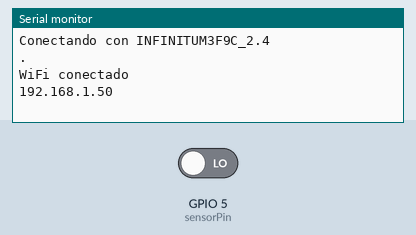
Bench run of a sketch on a simulated ESP8266 (NodeMCU). Shown: the last lines printed to the serial monitor. Inputs (shaded band) come from the test bench; at power-on: GPIO 5 (sensorPin) LOW. WiFi joins after 1.5 s; servers stay silent unless stated; uploads are accepted with an empty reply.

Above: at 3.7 s.
3.8 s: GPIO 5 (sensorPin) driven HIGH
At 7.76 s:
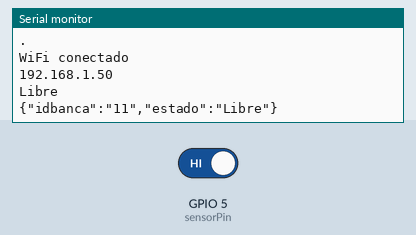
9.4 s: GPIO 5 (sensorPin) driven LOW
At 13.16 s:
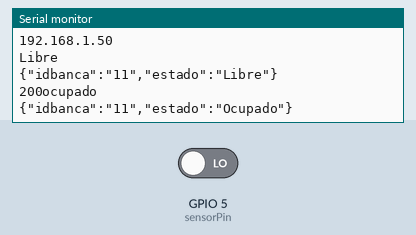

The sketch:

SensorProximidad.ino
```cpp
#include <ArduinoJson.h>


// VERSION DE ARDUINOJSON.H ES LA 501 5-13-2
#include <ArduinoJson.h>
#include <ESP8266HTTPClient.h>
#include <ESP8266WiFi.h>
#include <WiFiClient.h>
// ***************************************CONEXION*********************************
const char* ssid = "INFINITUM3F9C_2.4";
const char* password = "Mariana016";
HTTPClient http;
//****************************************VARIABLES DE CONEXION AL SERVIDOR*****************************************

String server = "http://lelebonita.com:9001/banca";
const int sensorPin = 5;
String estado = "";
boolean st = LOW;
String pru;
void setup() {
  Serial.begin(9600);   //iniciar puerto serie
  pinMode(sensorPin , INPUT);  //definir pin como entrada
  WiFiClient client;
    Serial.begin(9600);
    Serial.print("Conectando con ");
    Serial.println(ssid);
    WiFi.begin(ssid, password);
    while (WiFi.status() != WL_CONNECTED) {
    delay(2500);
    Serial.print(".");
  }
  Serial.println("");
  Serial.println("WiFi conectado");
  Serial.println(WiFi.localIP());
}

void loop(){
  int value = 0;
  value = digitalRead(sensorPin );  //lectura digital de pin
  /*
  if (value == HIGH) {
      Serial.println("Libre");
      estado = "Libre";
      envioDatos();
  }
  else{
    Serial.println("Ocupado");
    estado = "Ocupado";
    envioDatos();
    }*/
  if(value != st){
    if (value == HIGH && st == LOW){
      Serial.println("Libre");
      estado = "Libre";
      envioDatos();
      st = HIGH;
      }
    }
   if ( value == LOW && st == HIGH){
      if(value == LOW){
        Serial.println("ocupado");
        estado = "Ocupado";
        envioDatos();
        st = LOW;
        }
    }

   // st = value;
  delay(5000);
}

void envioDatos(){
  /*
  char json[256];
  StaticJsonBuffer<500> jsonBuffer;
  JsonObject& root = jsonBuffer.createObject();
  root["estado"] = estado;
  root.printTo(json, sizeof(json));
  http.addHeader("Content-Type", "application/json");
  Serial.println("\n");
  Serial.println(json);
  http.begin(server);
  http.POST(json);
  */
  char json[256];
  /*
  DynamicJsonDocument root(1024);
  root["idbanca"] = 11;
  root["estado"] = estado;
  serializeJson(root,Serial);*/
  WiFiClient client;
  HTTPClient http;

  DynamicJsonBuffer jb;
  JsonObject& root = jb.createObject();
  root["idbanca"] = "11";
  root["estado"] = estado;
  root.printTo(json, sizeof(json));
  http.addHeader("Content-Type", "application/json");
  Serial.println("\n");
  Serial.println(json);
  http.begin(client, "http://lelebonita.com:9001/banca");
  http.POST(json);
  int httpResponseCode = http.POST(json);
  Serial.print(httpResponseCode);
  }
```

Measured:
- after the input at 3.8 s, the serial monitor: prints a new line after 3.7 s (image 1)
- after the input at 9.4 s, the serial monitor: prints a new line after 3.5 s (image 2)
